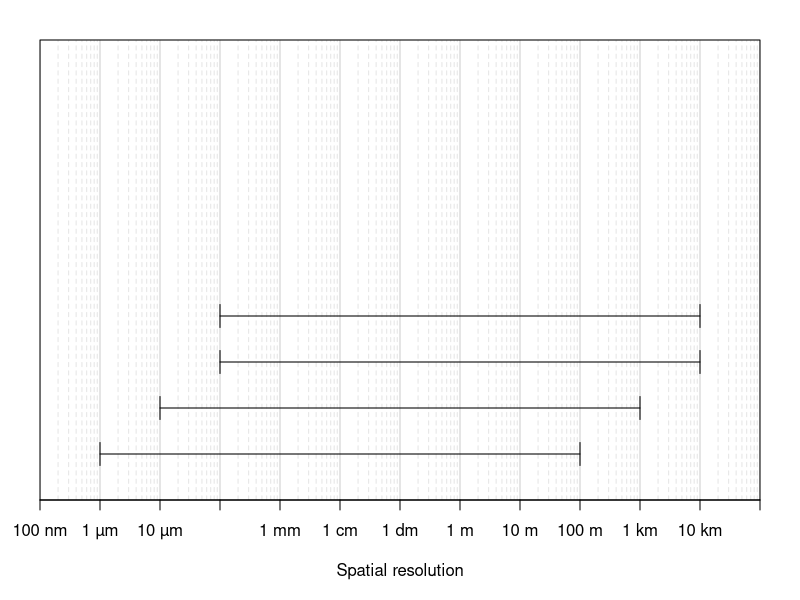

Write the R code that produced this figure.
## ---- chunk 1
#| label: fig-resolutions
#| fig-cap: "Resolutions of x different sensors cross represented with the different spatial scales of MPB"

xmin = -7
xmax = 5

ymin = 0
ymax = 1

par(mar = c(5,2,2,2))

plot(c(),c(),xlab = "Spatial resolution",ylab = "",xaxt="n",yaxt="n",xlim=c(xmin,xmax),ylim = c(ymin,ymax),xaxs="i",yaxs="i")

X = 10^(seq(xmin,xmax))

for(x in X){
  lines(log10(c(x,x)),c(ymin,ymax),lty=1,col=rgb(0,0,0,0.2))
}

for(x in c(2*X,3*X,4*X,5*X,6*X,7*X,8*X,9*X)){
  lines(log10(c(x,x)),c(ymin,ymax),lty=2,col=rgb(0,0,0,0.1))
}

axis(1,at=log10(X),labels = c("100 nm","1 µm","10 µm","100 µm","1 mm","1 cm","1 dm","1 m","10 m","100 m","1 km","10 km","100 km"))

plot_sensor <- function(xmin_sensor,xmax_sensor,y,size_branche){
  lines(c(xmin_sensor,xmax_sensor),c(y,y))
  lines(c(xmin_sensor,xmin_sensor),c(y-size_branche/2,y+size_branche/2))
  lines(c(xmax_sensor,xmax_sensor),c(y-size_branche/2,y+size_branche/2))
}

plot_sensor(-6,2,0.1,0.05)
plot_sensor(-5,3,0.2,0.05)
plot_sensor(-4,4,0.3,0.05)
plot_sensor(-4,4,0.4,0.05)
